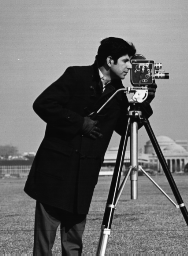
%> input picture Lab 2/y8.bmp, 188 x 256 px, given in place of x3.bmp, which was not available
$ octave Lab2.m   (GNU Octave 9; MATLAB toolbox functions it lacks are replaced by stand-ins)
%> lines starting %> are read from the running program, lines starting %| are printed output that depends on the picture; pictures that were not available may be replaced by others from this repository, and a replacement may not be noted
clear
clc

eps = 1e-12;

X = imread("x3.bmp");
%> X is the input picture: size 256x188 uint8; min 7, max 253, mean 110.4
figure(1,"position",get(0,"screensize"))
imshow(X);
title("X input");
X = double(X);
%> X: size 256x188 double
%X=[X;ones(1,columns(X))];

Y = imread("y8.bmp");
figure(2,"position",get(0,"screensize"))
imshow(Y);
title("Y input");
Y = double(Y);

function retval = Greville(A)
  eps = 1e-12;
  vector = A(1,:)';
%> vector = 188 values, max 188 at index 120, min 155 at index 4, mean 174.5
  rows = rows(A);
%> rows = 256
  columns = columns(A);
%> columns = 188

  if(vector.*vector' == 0)
    invertedA = vector;
  else
    invertedA = vector/(vector'*vector);
%> invertedA = 188 values, max 3.28e-05 at index 120, min 2.7e-05 at index 4, mean 3.04e-05
  endif

  for i = 2:rows
    vector = A(i,:)';
    Z = eye(columns) - invertedA * A(1:i-1,:);
    norm = vector'*Z*vector;
    if(norm < eps)
      Z = invertedA*invertedA';
      norm = 1+vector'*Z*vector;
    endif
    invertedA=invertedA-Z*vector*vector'*invertedA/norm;
    invertedA=[invertedA,Z*vector/norm];
  endfor
%> this loop made 255 passes
%> pass 1, in Greville, `Z = eye(columns) - invertedA * A(1:i-1,:);`:
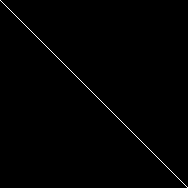
%> Z: size 188x188 double; min -0.00613, max 0.996, mean 1.37e-05; drawn with min black and max white
  retval = invertedA;
endfunction

% V = rand(rows(Y), rows(X));
V = zeros(rows(Y), rows(X));

Greville_X = Greville(X);
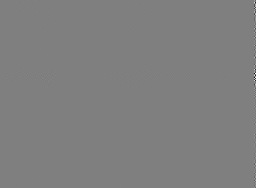
%> Greville_X: size 188x256 double; min -1.17, max 1.17, mean 1.66e-07; drawn with min black and max white
Greville_Z = eye(rows(X)) - X*Greville_X;
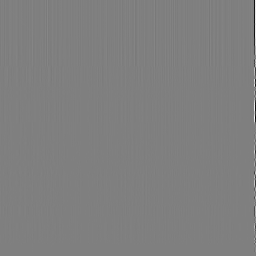
%> Greville_Z: size 256x256 double; min -156.5, max 156, mean 0; drawn with min black and max white
Greville_A = Y*Greville_X + V*Greville_Z';
Greville_Y = Greville_A*X;

figure(4,"position",get(0,"screensize"))
imshow(uint8(Greville_Y));
title("Greville");

function invertedA = pseudoInverse(A, delta)
%> called with delta = 100
  columns = columns(A);
%> columns = 188
  rows = rows(A);
%> rows = 256
  if(rows > columns)
    invertedA = inv(A'*A + delta^2*eye(columns))*A';
  else
    invertedA = A'*inv(A*A' + delta^2*eye(rows));
  endif
endfunction

function retval = MoorePenrose(A)
  delta = 100;
  eps = 1e-12;
  diff = 1;

  invertedA1 = pseudoInverse(A,delta);
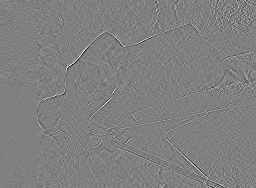
%> invertedA1: size 188x256 double; min -0.0021, max 0.00208, mean 1.25e-07; drawn with min black and max white

  while(diff > eps)
    delta = delta / 2;
    invertedA2 = pseudoInverse(A,delta);
    diff = norm(invertedA1-invertedA2);
    invertedA1 = invertedA2;
  endwhile
%> this loop made 24 passes
%> diff on passes 1 to 12: 0.00631, 0.0126, 0.0253, 0.0433, 0.0347, 0.0141, 0.00408, 0.00106, 0.000268, 6.71e-05, 1.68e-05, 4.2e-06
%> after the loop, delta = 5.96e-06

  retval = invertedA2;
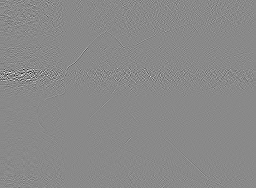
%> retval: size 188x256 double; min -0.0276, max 0.0236, mean 1.23e-07; drawn with min black and max white
endfunction

MoorePenrose_X = MoorePenrose(X);
MoorePenrose_Z = eye(rows(X)) - X*MoorePenrose_X;
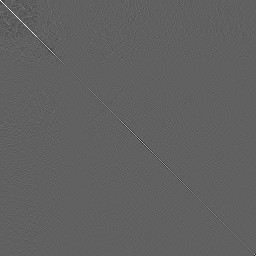
%> MoorePenrose_Z: size 256x256 double; min -0.493, max 0.804, mean 6.75e-07; drawn with min black and max white
MoorePenrose_A = Y*MoorePenrose_X + V*MoorePenrose_Z';
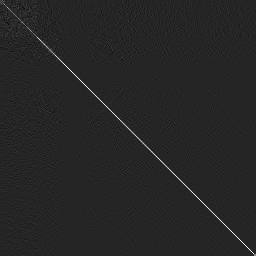
%> MoorePenrose_A: size 256x256 double; min -0.167, max 0.973, mean 0.00391; drawn with min black and max white
MoorePenrose_Y = MoorePenrose_A*X;

figure(3,"position",get(0,"screensize"))
imshow(uint8(MoorePenrose_Y));
title("Moore-Penrose");
